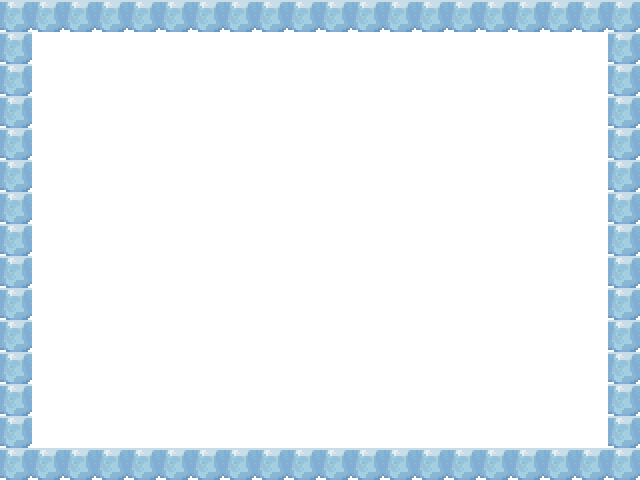

A level layout from a 2D game, rendered from its tile map. Below: a short description, then the map file with tile-grid data replaced by summaries:
An orthogonal 20x15 tile map with 32x32 px tiles, 16 tile layers (Base, Walls_Blocks, Movable_Blocks, Items, ...).

<map version="1.0" orientation="orthogonal" renderorder="left-up" width="20" height="15" tilewidth="32" tileheight="32">
 <tileset firstgid="1" name="Ice_tiles" tilewidth="32" tileheight="32">
  <image source="../../Tiles/Ice_tiles.png" width="320" height="416" />
 </tileset>
 <layer name="Base" width="20" height="15">
  <data>[300 cells, 300 non-empty, 1 distinct tile ids]</data>
 </layer>
 <layer name="Walls_Blocks" width="20" height="15">
  <data>[300 cells, 66 non-empty, 1 distinct tile ids]</data>
 </layer>
 <layer name="Movable_Blocks" width="20" height="15">
  <data>[300 cells, 0 non-empty, 0 distinct tile ids]</data>
 </layer>
 <layer name="Items" width="20" height="15">
  <data>[300 cells, 0 non-empty, 0 distinct tile ids]</data>
 </layer>
 <layer name="Bonus" width="20" height="15">
  <data>[300 cells, 0 non-empty, 0 distinct tile ids]</data>
 </layer>
 <layer name="Doors" width="20" height="15">
  <data>[300 cells, 0 non-empty, 0 distinct tile ids]</data>
 </layer>
 <layer name="Water_Blocks" width="20" height="15">
  <data>[300 cells, 0 non-empty, 0 distinct tile ids]</data>
 </layer>
 <layer name="Snow_Surface" width="20" height="15">
  <data>[300 cells, 0 non-empty, 0 distinct tile ids]</data>
 </layer>
 <layer name="Ice_Surface" width="20" height="15">
  <data>[300 cells, 0 non-empty, 0 distinct tile ids]</data>
 </layer>
 <layer name="Item_Shoes" width="20" height="15">
  <data>[300 cells, 0 non-empty, 0 distinct tile ids]</data>
 </layer>
 <layer name="Scene_End" width="20" height="15">
  <data>[300 cells, 0 non-empty, 0 distinct tile ids]</data>
 </layer>
 <layer name="Scene_Start" width="20" height="15">
  <data>[300 cells, 0 non-empty, 0 distinct tile ids]</data>
 </layer>
 <layer name="Enemies" width="20" height="15">
  <data>[300 cells, 0 non-empty, 0 distinct tile ids]</data>
 </layer>
 <layer name="Dialogs" width="20" height="15">
  <data>[300 cells, 0 non-empty, 0 distinct tile ids]</data>
 </layer>
 <layer name="Deco" width="20" height="15">
  <data>[300 cells, 0 non-empty, 0 distinct tile ids]</data>
 </layer>
 <layer name="Map2" width="20" height="15">
  <data>[300 cells, 0 non-empty, 0 distinct tile ids]</data>
 </layer>
</map>
